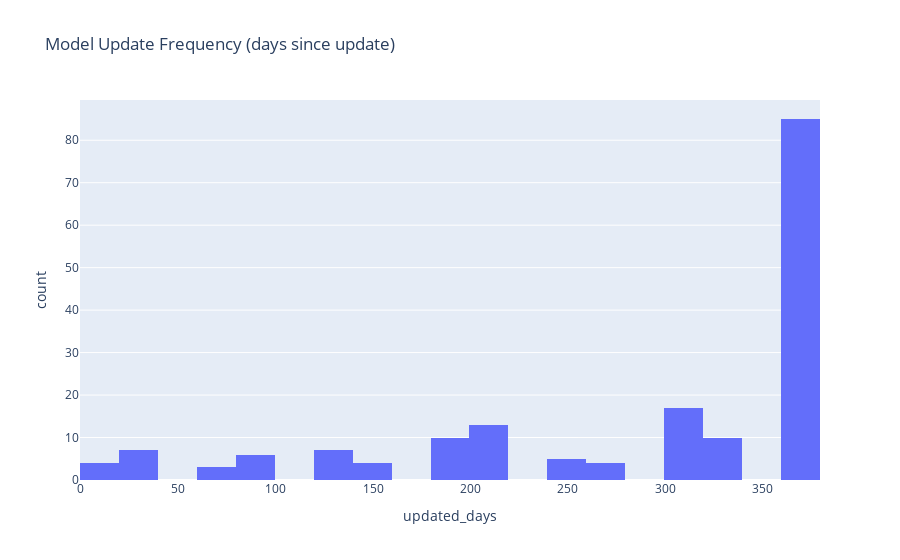

Source (notebook cell):
### Code cell
fig = px.histogram(df, x='updated_days', nbins=30, title='Model Update Frequency (days since update)')
fig.show()

### Figure 1 — Plotly figure (JSON) as saved in the notebook; plotly's stock layout.template omitted (floating-point values rounded to 4 significant figures; data arrays with more than 128 entries replaced by an {"elided": "..."} marker saying what was removed)
{"data": [{"bingroup": "x", "hovertemplate": "updated_days=%{x}<br>count=%{y}<extra></extra>", "legendgroup": "", "marker": {"color": "#636efa", "pattern": {"shape": ""}}, "name": "", "nbinsx": 30, "orientation": "v", "showlegend": false, "type": "histogram", "x": {"elided": "175 int values"}, "xaxis": "x", "yaxis": "y"}], "layout": {"barmode": "relative", "legend": {"tracegroupgap": 0}, "title": {"text": "Model Update Frequency (days since update)"}, "xaxis": {"anchor": "y", "domain": [0, 1], "title": {"text": "updated_days"}}, "yaxis": {"anchor": "x", "domain": [0, 1], "title": {"text": "count"}}}}
